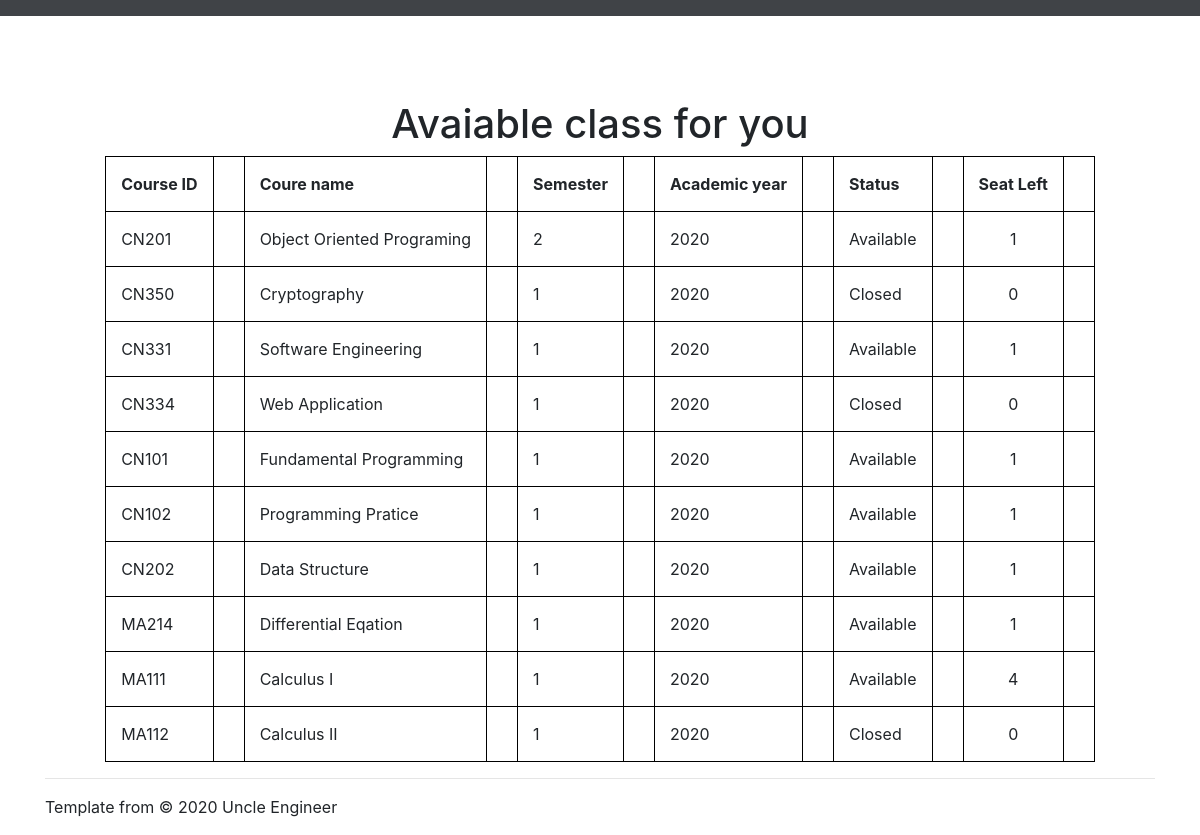
The page /classcourse on the database its author committed.
### regis/models.py (models this page shows, shortened)
class Course(models.Model):
    cID = models.CharField(max_length = 5)
    cName = models.CharField(max_length = 64)
    cTerm = models.PositiveIntegerField()
    cYear = models.CharField(max_length = 4)
    avaiable_seat = models.PositiveIntegerField(default = 3)
    status = models.BooleanField(default=True)
    attendStd = models.ManyToManyField(Student,blank=True)
    def seatCheck(self):
        totalStd = self.attendStd.all().count()
        if self.avaiable_seat > totalStd:
            return self.status == True
        else:
            return self.status == False
    def statusCheck(self):
        status_info = self.seatCheck()
        if status_info == True:
            return "Available"
        else:
            return "Closed"
    def seatLeft(self):
        seat = self.avaiable_seat
        taken = self.attendStd.count()
        left = seat - taken
        return str(left)

### regis/views.py (the view)
# urls.py: path('classcourse',views.classcourse,name="classcourse"),
def classcourse(request):
    classinfo = Course.objects.all() #ดึงค่าจากdatabaseมาทั้งหมด
    context = {'classinfo':classinfo}
    return render(request,'regis/classcourse.html',context)

### regis/templates/regis/classcourse.html (shortened to what this page needs)
{% extends "regis/layout.html" %}
{% block body %}
<div class="container">
      <center><h1>Avaiable class for you</h1></center>
      <center>
     <table>
        <tr><th> Course ID <th><th> Coure name <th><th> Semester <th><th> Academic year <th><th> Status <th><th> Seat Left </th></tr>
        {% for cl in classinfo %}
            <tr><td> {{cl.cID}} <td><td> {{cl.cName}} <td><td> {{cl.cTerm}} <td><td> {{cl.cYear}} <td><td> {{cl.statusCheck}} <td><td><center> {{cl.seatLeft}}</center> <td></tr>
        {% endfor %}
     </table>
     </center>
</div>
{% endblock %}

### regis/templates/regis/classcourse.html (style rules this page uses)
table, th, td { border: 1px solid black; border-collapse: collapse; }
th, td { padding: 15px; text-align: left; }

### rows shown on the page
Course: cID "CN201", cName "Object Oriented Programing", cTerm "2", cYear "2020", statusCheck "Available", seatLeft "1"
Course: cID "CN350", cName "Cryptography", cTerm "1", cYear "2020", statusCheck "Closed", seatLeft "0"
Course: cID "CN331", cName "Software Engineering", cTerm "1", cYear "2020", statusCheck "Available", seatLeft "1"
Course: cID "CN334", cName "Web Application", cTerm "1", cYear "2020", statusCheck "Closed", seatLeft "0"
Course: cID "CN101", cName "Fundamental Programming", cTerm "1", cYear "2020", statusCheck "Available", seatLeft "1"
Course: cID "CN102", cName "Programming Pratice", cTerm "1", cYear "2020", statusCheck "Available", seatLeft "1"
Course: cID "CN202", cName "Data Structure", cTerm "1", cYear "2020", statusCheck "Available", seatLeft "1"
Course: cID "MA214", cName "Differential Eqation", cTerm "1", cYear "2020", statusCheck "Available", seatLeft "1"
Course: cID "MA111", cName "Calculus I", cTerm "1", cYear "2020", statusCheck "Available", seatLeft "4"
Course: cID "MA112", cName "Calculus II", cTerm "1", cYear "2020", statusCheck "Closed", seatLeft "0"
